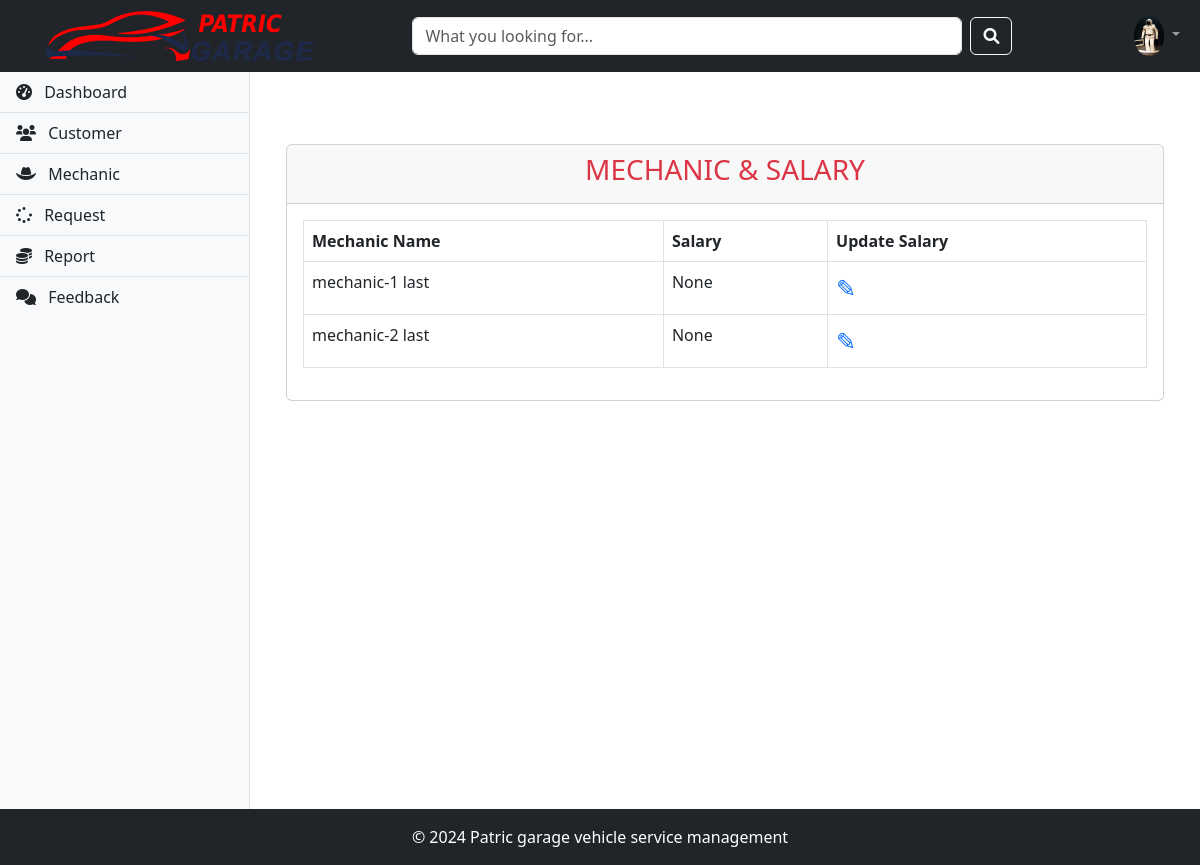
Before: /admin-view-mechanic-salary (signed in) with the older database file.
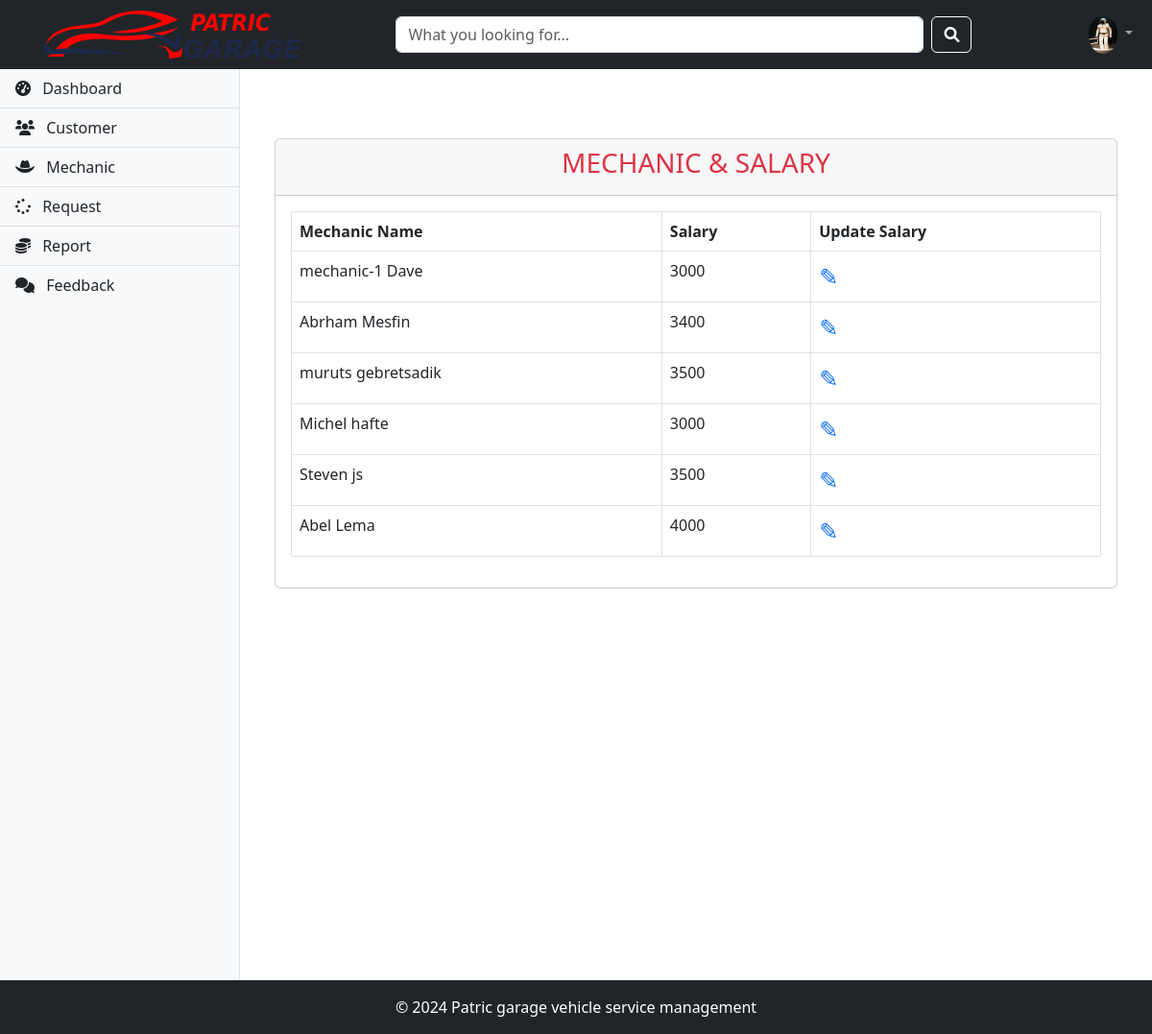
After: the same page with the newer database file.
### vehicle/models.py (models this page shows, shortened)
class Mechanic(models.Model):
    user = models.OneToOneField(User, on_delete=models.CASCADE)
    address = models.CharField(max_length=500)
    mobile = models.CharField(max_length=20)
    skill = models.CharField(max_length=500)
    salary = models.PositiveIntegerField(null=True, blank=True)
    status = models.BooleanField(default=False)
    profile_pic = models.ImageField(upload_to='profile_pic/MechanicProfilePic/', null=True, blank=True)

### vehicle/views.py (the view)
# urls.py: path('admin-view-mechanic-salary',views.admin_view_mechanic_salary_view,name='admin-view-mechanic-salary'),
@login_required(login_url='adminlogin')
def admin_view_mechanic_salary_view(request):
    mechanics=models.Mechanic.objects.all()
    return render(request,'vehicle/admin_view_mechanic_salary.html',{'mechanics':mechanics})

### vehicle/templates/vehicle/admin_view_mechanic_salary.html
{% extends 'vehicle/adminbase.html' %}
{% block content %}
{% load static %}
<div class="container mt-5">
    <div class="row">
        <div class="col-12">
            <div class="card">
                <div class="card-header text-center">
                    <h3 class="text-danger">MECHANIC & SALARY</h3>
                </div>
                <div class="card-body">
                    <table class="table table-bordered table-hover">
                        <thead class="table-white">
                            <tr>
                                <th scope="col">Mechanic Name</th>
                                <th scope="col">Salary</th>
                                <th scope="col">Update Salary</th>
                            </tr>
                        </thead>
                        <tbody>
                            {% for mechanic in mechanics %}
                            <tr>
                                <td>{{ mechanic.user.first_name }} {{ mechanic.user.last_name }}</td>
                                <td>{{ mechanic.salary }}</td>
                                <td>
                                    <a href="{% url 'update-salary' mechanic.id %}" class="text-decoration-none text-primary fs-4">
                                        &#9998;
                                    </a>
                                </td>
                            </tr>
                            {% endfor %}
                        </tbody>
                    </table>
                </div>
            </div>
        </div>
    </div>
    <br><br><br><br><br><br><br><br><br><br><br><br><br><br><br><br>
</div>
{% endblock content %}

Changed rows visible on the page:
removed Mechanic: user.first_name "mechanic-2", user.last_name "last", salary "None"
changed Mechanic "mechanic-1": user.last_name "last" → "Dave"; salary "None" → "3000"
added Mechanic: user.first_name "Abrham", user.last_name "Mesfin", salary "3400"
added Mechanic: user.first_name "muruts", user.last_name "gebretsadik", salary "3500"
added Mechanic: user.first_name "Michel", user.last_name "hafte", salary "3000"
added Mechanic: user.first_name "Steven", user.last_name "js", salary "3500"
added Mechanic: user.first_name "Abel", user.last_name "Lema", salary "4000"
